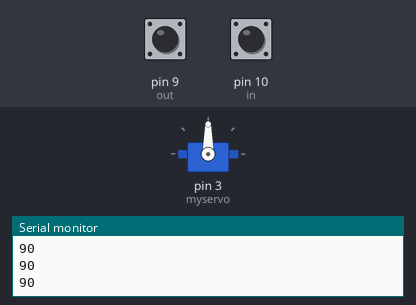
Simulated run of this sketch. Board: Arduino Uno, built with avr-gcc and run on an emulated ATmega328P. On the bench: servo, the last lines printed to the serial monitor. Inputs (shaded band) come from the test bench; at power-on: pin 9 (out) HIGH, pin 10 (in) HIGH.

Above: at 1.2 s.
1.3 s: pin 9 (out) pulled LOW for 1 s
At 2.8 s:
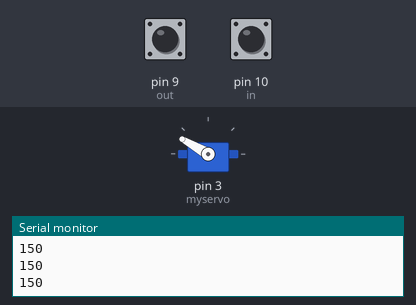
3.8 s: pin 10 (in) pulled LOW for 1 s
At 6.0 s:
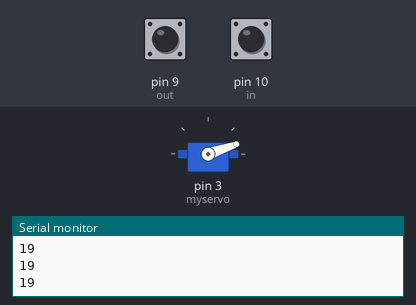
6.3 s: pin 9 (out) pulled LOW for 3.2 s
At 6.79 s:
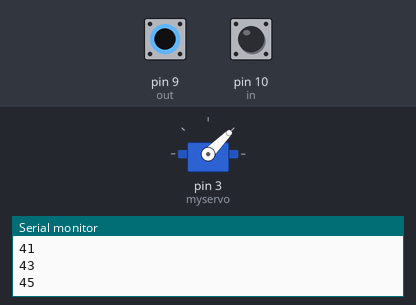
11.0 s: pin 10 (in) pulled LOW for 0.15 s
At 12.0 s:
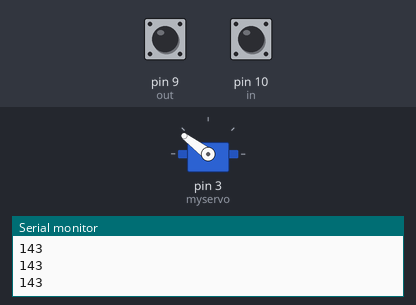
12.6 s: pin 9 (out) driven LOW and pin 10 (in) driven LOW
At 13.92 s:
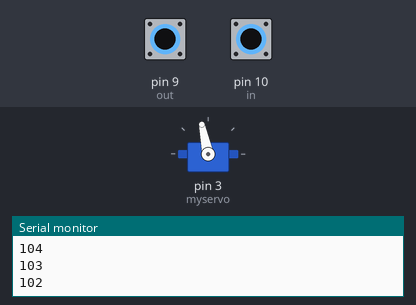
15.6 s: pin 9 (out) driven HIGH
Timing chart, 0 to 18.1 s (numbered marks = the images above; inputs shaded):
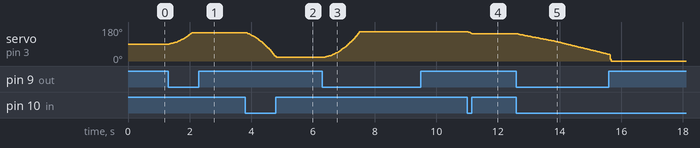

Measured:
- after the input at 1.3 s, servo on pin 3 (myservo): moves from 90° to 150° over 0.73 s, starting at once
- after the input at 3.8 s, servo on pin 3 (myservo): moves from 150° to 19° over 0.96 s, starting at once
- after the input at 6.3 s, servo on pin 3 (myservo): moves from 19° to 154° over 1.2 s, starting at once
- after the input at 11.0 s, servo on pin 3 (myservo): 154° → 143° at once
- after the input at 12.6 s, servo on pin 3 (myservo): moves from 143° to 35° over 2.9 s, starting after 0.06 s

The sketch:

zoom_control.ino
```cpp
#include <Servo.h>

Servo myservo;

int pos = 90;
float velocity = 1;

#define out   9
#define in  10

#define outLimit 150
#define inLimit  5


void setup()
{

  Serial.begin(115200);

  myservo.attach(3);  // attaches the servo on pin 9 to the servo object

  pinMode(in, INPUT);
  digitalWrite(in, 1);

  pinMode(out, INPUT);
  digitalWrite(out, 1);

}

void loop()
{

  myservo.write(pos);              // tell servo to go to position in variable 'pos'

  if (digitalRead(in) == 0 and pos > inLimit) {

    pos -= velocity;

    velocity += .1;

  }

  if (digitalRead(out) == 0 and pos < outLimit) {

    pos += velocity;

    velocity += .1;

  }

  if (digitalRead(in) and digitalRead(out)) {

    velocity = 1;

  }

  delay(25);

  Serial.print(pos);
  Serial.println(" ");

}
```
